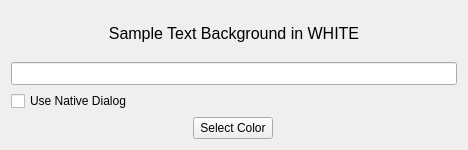
<?xml version="1.0" encoding="UTF-8"?>
<ui version="4.0">
 <class>ColorPicker</class>
 <widget class="QWidget" name="ColorPicker">
  <property name="geometry">
   <rect>
    <x>0</x>
    <y>0</y>
    <width>468</width>
    <height>150</height>
   </rect>
  </property>
  <property name="windowTitle">
   <string/>
  </property>
  <layout class="QGridLayout" name="gridLayout">
   <item row="4" column="0" colspan="4">
    <widget class="QCheckBox" name="native_checkBox">
     <property name="text">
      <string>Use Native Dialog</string>
     </property>
    </widget>
   </item>
   <item row="3" column="0" colspan="4">
    <widget class="QLineEdit" name="colorEdit">
     <property name="font">
      <font>
       <pointsize>10</pointsize>
      </font>
     </property>
    </widget>
   </item>
   <item row="2" column="1">
    <spacer name="verticalSpacer_2">
     <property name="orientation">
      <enum>Qt::Vertical</enum>
     </property>
     <property name="sizeHint" stdset="0">
      <size>
       <width>20</width>
       <height>10</height>
      </size>
     </property>
    </spacer>
   </item>
   <item row="0" column="1">
    <spacer name="verticalSpacer_3">
     <property name="orientation">
      <enum>Qt::Vertical</enum>
     </property>
     <property name="sizeHint" stdset="0">
      <size>
       <width>20</width>
       <height>10</height>
      </size>
     </property>
    </spacer>
   </item>
   <item row="5" column="3">
    <spacer name="horizontalSpacer_2">
     <property name="orientation">
      <enum>Qt::Horizontal</enum>
     </property>
     <property name="sizeHint" stdset="0">
      <size>
       <width>180</width>
       <height>20</height>
      </size>
     </property>
    </spacer>
   </item>
   <item row="5" column="0" colspan="2">
    <spacer name="horizontalSpacer_1">
     <property name="orientation">
      <enum>Qt::Horizontal</enum>
     </property>
     <property name="sizeHint" stdset="0">
      <size>
       <width>180</width>
       <height>20</height>
      </size>
     </property>
    </spacer>
   </item>
   <item row="5" column="2">
    <widget class="QPushButton" name="selectColor_pushButton">
     <property name="text">
      <string>Select Color</string>
     </property>
    </widget>
   </item>
   <item row="1" column="0" colspan="4">
    <widget class="QLabel" name="label">
     <property name="font">
      <font>
       <pointsize>12</pointsize>
      </font>
     </property>
     <property name="text">
      <string>Sample Text Background in WHITE</string>
     </property>
     <property name="alignment">
      <set>Qt::AlignCenter</set>
     </property>
    </widget>
   </item>
  </layout>
 </widget>
 <resources/>
 <connections/>
</ui>
